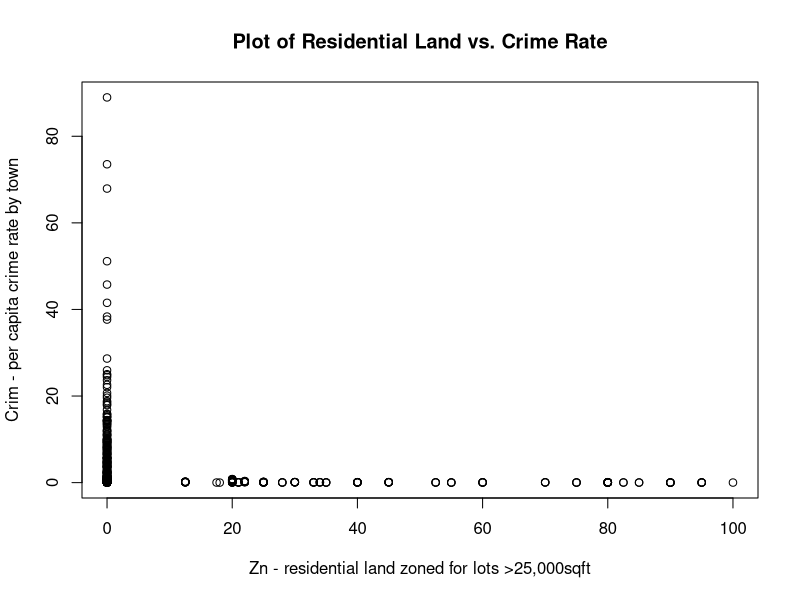
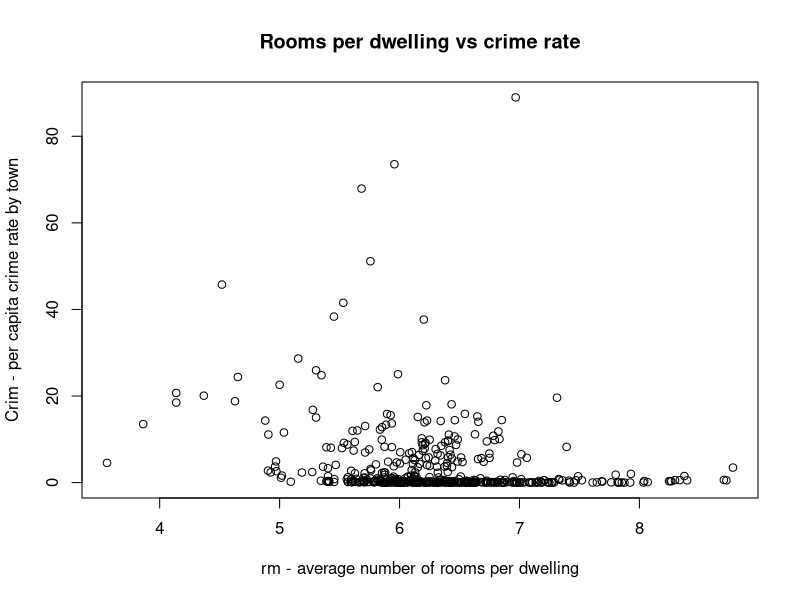
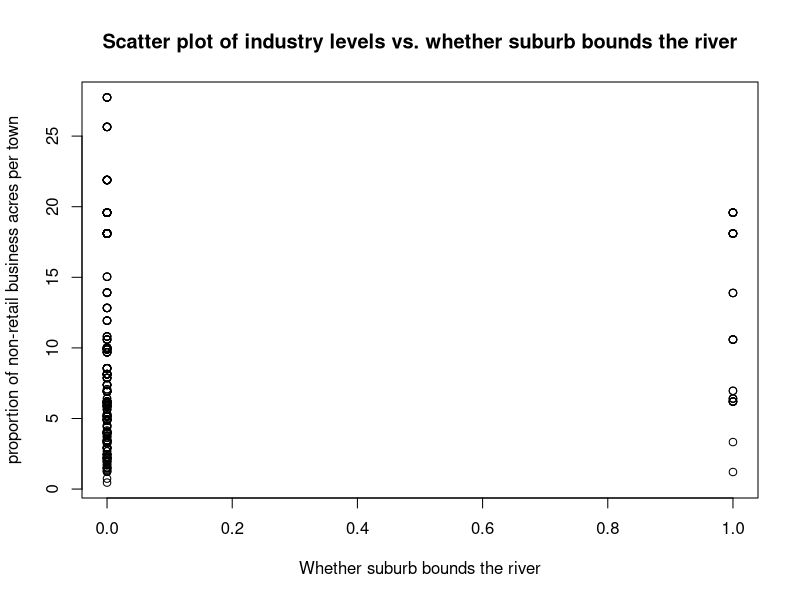
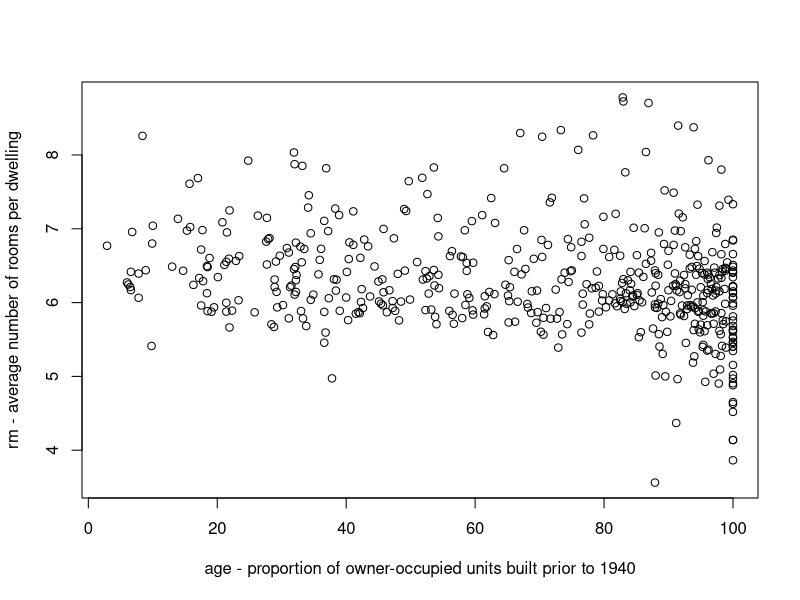
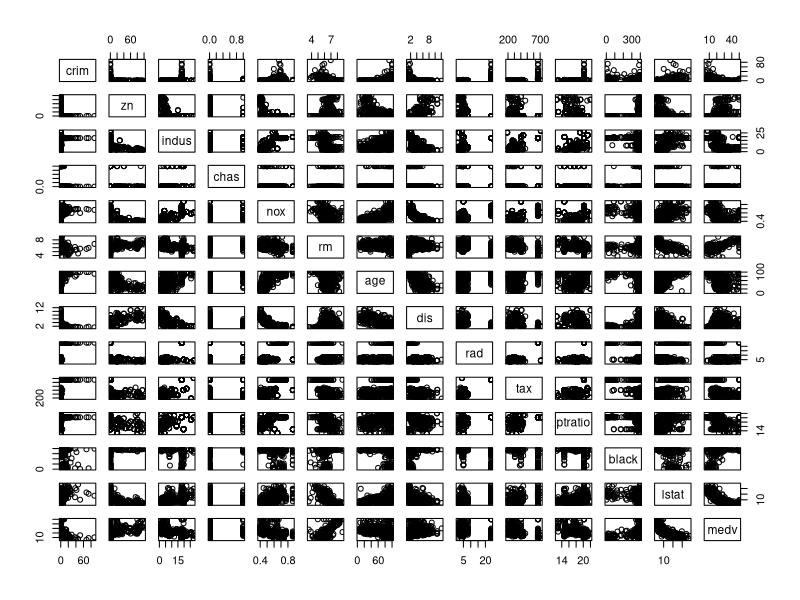
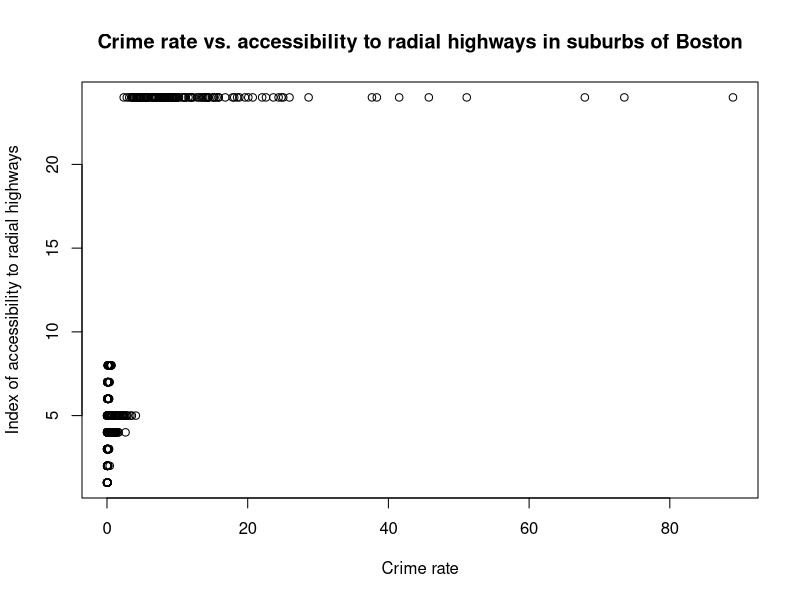
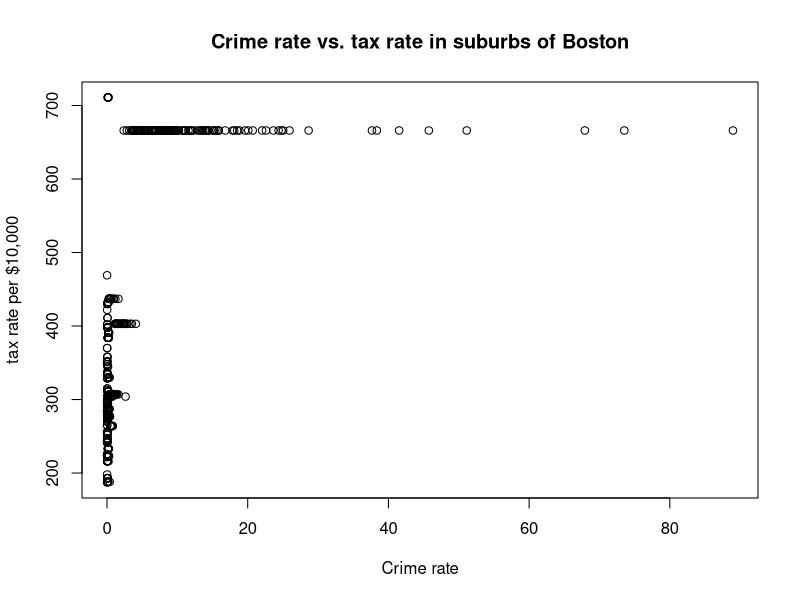
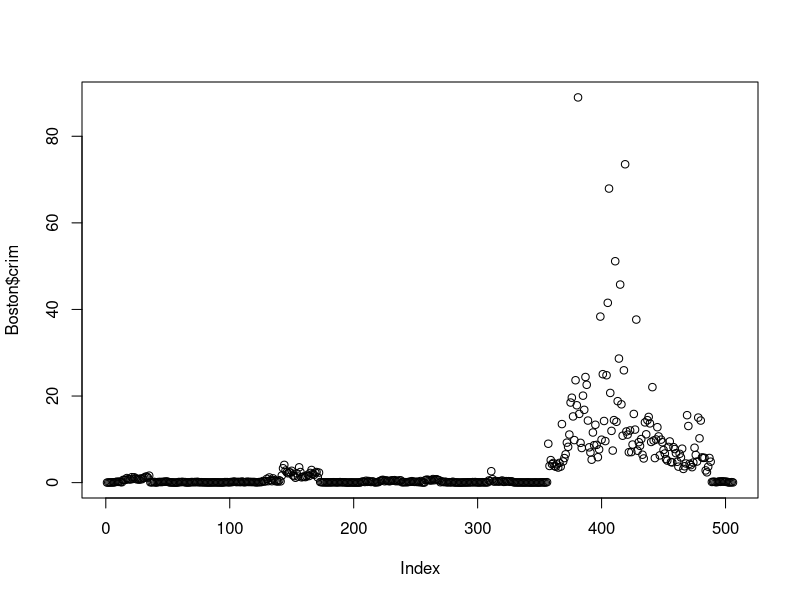

Here is the R script that generated these plots, in order:
## ---- chunk 1
knitr::opts_chunk$set(echo = TRUE)
## ---- chunk 2
x <- c(2,3,0,5,2,1,1,0,3,3)
sort(x)
table(x)
## ---- chunk 3
mean(x)
## ---- chunk 4
median(x)
## ---- chunk 5
mode(x)
## ---- chunk 6
var(x)
sd(x)
## ---- chunk 7
y <- c(23,25,18,45,30,21,22,19,29,35)
## ---- chunk 8
cov(x,y)
cor(x,y)
## ---- chunk 9
library(MASS)
?Boston
names(Boston)
## ---- chunk 10
plot(Boston$zn,Boston$crim,xlab="Zn - residential land zoned for lots >25,000sqft",ylab="Crim - per capita crime rate by town",main="Plot of Residential Land vs. Crime Rate")
cov(Boston$zn, Boston$crim)
cor(Boston$zn,Boston$crim)
## ---- chunk 11
plot(Boston$rm,Boston$crim, xlab="rm - average number of rooms per dwelling",ylab="Crim - per capita crime rate by town", main="Rooms per dwelling vs crime rate")
cov(Boston$rm,Boston$crim)
cor(Boston$rm,Boston$crim)
## ---- chunk 12
plot(Boston$chas,Boston$indus,xlab = "Whether suburb bounds the river", ylab="proportion of non-retail business acres per town",main="Scatter plot of industry levels vs. whether suburb bounds the river")
cov(Boston$chas, Boston$indus)
cor(Boston$chas, Boston$indus)
## ---- chunk 13
plot(Boston$age,Boston$rm,xlab="age - proportion of owner-occupied units built prior to 1940",ylab="rm - average number of rooms per dwelling")
cov(Boston$age,Boston$rm)
cor(Boston$age,Boston$rm)
## ---- chunk 14
pairs(Boston)
## ---- chunk 15
cor(Boston$crim,Boston$zn)
## ---- chunk 16
cor(Boston$crim,Boston$indus)
## ---- chunk 17
cor(Boston$crim,Boston$chas)
## ---- chunk 18
cor(Boston$crim,Boston$nox)
## ---- chunk 19
cor(Boston$crim,Boston$rm)
## ---- chunk 20
cor(Boston$crim,Boston$age)
## ---- chunk 21
cor(Boston$crim,Boston$dis)
## ---- chunk 22
cor(Boston$crim,Boston$rad)
plot(Boston$crim,Boston$rad,xlab="Crime rate",ylab="Index of accessibility to radial highways",main="Crime rate vs. accessibility to radial highways in suburbs of Boston")
## ---- chunk 23
cor(Boston$crim,Boston$tax)
plot(Boston$crim,Boston$tax, xlab="Crime rate", ylab="tax rate per $10,000",main="Crime rate vs. tax rate in suburbs of Boston")
## ---- chunk 24
cor(Boston$crim,Boston$ptratio)
## ---- chunk 25
cor(Boston$crim,Boston$black)
## ---- chunk 26
cor(Boston$crim,Boston$lstat)
## ---- chunk 27
cor(Boston$crim,Boston$medv)
## ---- chunk 28
plot(Boston$crim)
table(sort(Boston$crim))
summary(Boston$crim)
newdata <- Boston[which(Boston$crim>20.0),]
newdata
sum(table(sort(newdata$crim)))
## ---- chunk 29
plot(Boston$tax)
table(sort(Boston$tax))
summary(Boston$tax)
newdata <- Boston[which(Boston$tax>=667.0),]
newdata
sum(table(sort(newdata$tax)))
cor(Boston$crim,Boston$tax)
## ---- chunk 30
plot(Boston$ptratio)
hist(Boston$ptratio)
table(sort(Boston$ptratio))
summary(Boston$ptratio)
newdata <- Boston[which(Boston$ptratio>=21.0),]
newdata
sum(table(sort(newdata$ptratio)))
cor(Boston$crim,Boston$ptratio)
## ---- chunk 31
hist(Boston$chas) #approx 20
plot(Boston$chas)
table(sort(Boston$chas)) # 35 suburbs bound the Charles river
newdata <- Boston[which(Boston$chas==1),]
table(newdata$chas) # there are 35 suburbs which bound the Charles river
## ---- chunk 32
summary(Boston$ptratio)
## ---- chunk 33
summary(Boston$medv)
table(sort(Boston$medv))
newdata <- Boston[which(Boston$medv==5.0),]
newdata
## ---- chunk 34
table(sort(Boston$rm))
newdata <- Boston[which(Boston$rm>=7.0),]
sum(table(sort(newdata$rm))) # there are 64 suburbs which average more than 7 rooms per dwelling

newdata <- Boston[which(Boston$rm>8.0),]
sum(table(sort(newdata$rm))) # there are 13 suburbs which average more than 8 rooms per dwelling
newdata
cor(newdata$rm,newdata$crim)
cor(newdata$rm,newdata$zn)
cor(newdata$rm,newdata$indus)
cor(newdata$rm,newdata$chas)
cor(newdata$rm,newdata$nox)
cor(newdata$rm,newdata$age)
cor(newdata$rm,newdata$dis)
cor(newdata$rm,newdata$rad)
cor(newdata$rm,newdata$tax)
cor(newdata$rm,newdata$ptratio)
cor(newdata$rm,newdata$black)
cor(newdata$rm,newdata$lstat)
cor(newdata$rm,newdata$medv)

## ---- chunk 35
rm(list=ls()) # removes all data
## ---- chunk 36
set.seed(1)
x=rnorm(100,mean=0,sd=1)
## ---- chunk 37
eps=rnorm(100,mean=0,sd=sqrt(0.25))
## ---- chunk 38
y<-(-1)+0.5*x+eps
## ---- chunk 39
plot(x,y,xlim=c(-3,3),ylim=c(-3,1))
## ---- chunk 40

plot(x,y,xlim=c(-3,3),ylim=c(-3,1))
Myregression = data.frame(x,y) # put vectors x and y into a data frame
lm.fit.Myregression=lm(y~x, data=Myregression) # call the variable lm.fit.Myregression

abline(lm.fit.Myregression, col="red") # fit the regression line
summary(lm.fit.Myregression) # calculate the coefficients
beta0hat=lm.fit.Myregression$coefficients[1]
beta0hat
beta1hat=lm.fit.Myregression$coefficients[2]
beta1hat
## ---- chunk 41
beta0popln=-1+0.04849 # Population mean coefficient beta0popln is the coefficient plus the standard error, given by the summary function above
beta0popln
beta1popln=0.5+0.05386 # Population mean coefficient beta1popln is the coefficent plus the standard error
beta1popln
## ---- chunk 42
?coefficients 
coef(lm.fit.Myregression)
plot(x,y,xlim=c(-3,3),ylim=c(-3,1))
Myregression = data.frame(x,y) # put vectors x and y into a data frame
lm.fit.Myregression=lm(y~x, data=Myregression) # call the variable lm.fit.Myregression
abline(lm.fit.Myregression, col="red") # fit the regression line
abline(beta0popln,beta1popln,untf=FALSE,col="green") # fits the population mean on the graph (does this include the error?)
legend("topleft", inset=.05, c("regression line","population mean"),horiz=TRUE)
